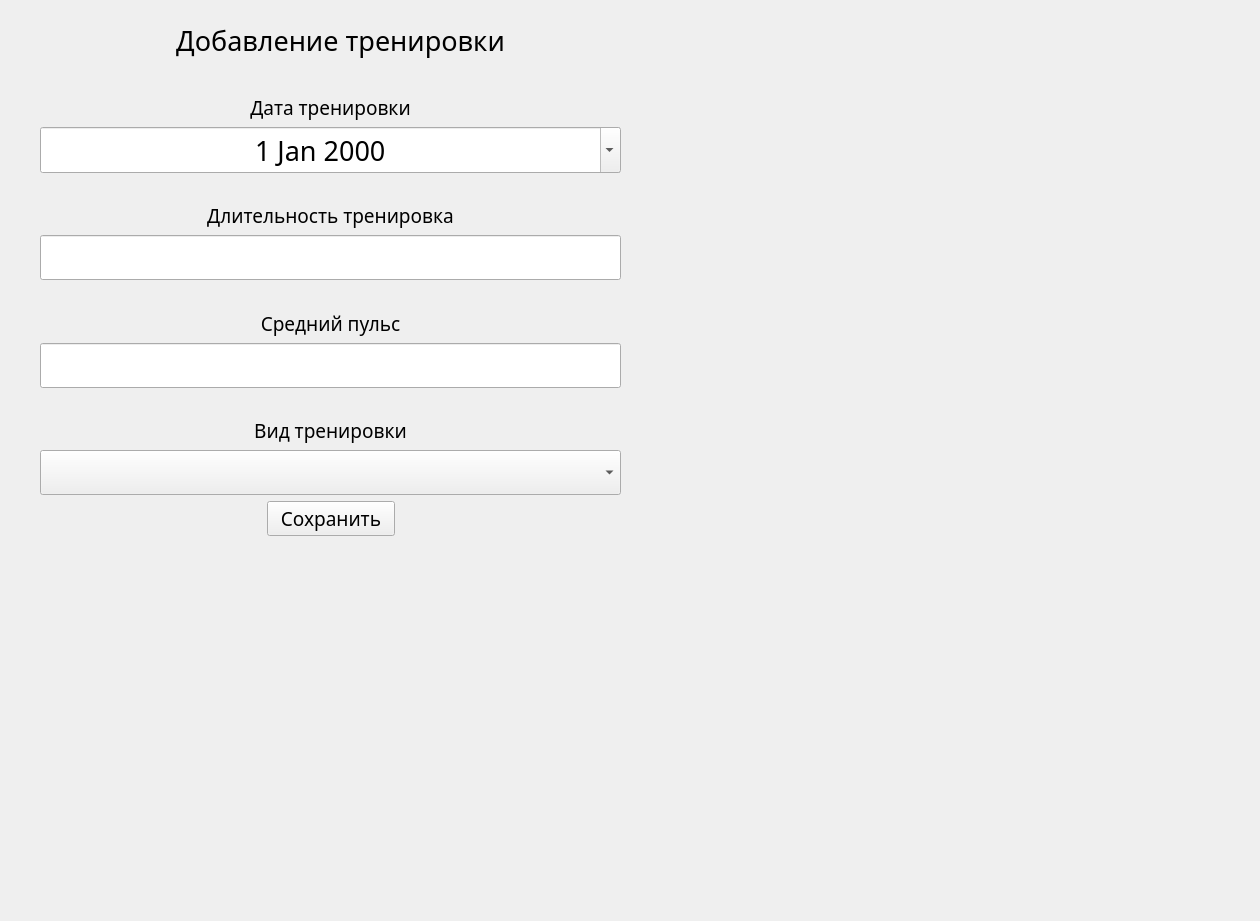
<?xml version="1.0" encoding="UTF-8"?>
<ui version="4.0">
 <class>Form</class>
 <widget class="QWidget" name="Form">
  <property name="geometry">
   <rect>
    <x>0</x>
    <y>0</y>
    <width>1260</width>
    <height>921</height>
   </rect>
  </property>
  <property name="windowTitle">
   <string>Form</string>
  </property>
  <widget class="QStackedWidget" name="stackedWidget">
   <property name="geometry">
    <rect>
     <x>0</x>
     <y>0</y>
     <width>721</width>
     <height>721</height>
    </rect>
   </property>
   <property name="font">
    <font>
     <family>Sitka Heading</family>
    </font>
   </property>
   <property name="currentIndex">
    <number>2</number>
   </property>
   <widget class="QWidget" name="page">
    <widget class="QListView" name="meal_search_list">
     <property name="geometry">
      <rect>
       <x>50</x>
       <y>100</y>
       <width>311</width>
       <height>381</height>
      </rect>
     </property>
     <property name="font">
      <font>
       <family>Sitka Heading</family>
      </font>
     </property>
    </widget>
    <widget class="QTextEdit" name="search_bar">
     <property name="geometry">
      <rect>
       <x>50</x>
       <y>60</y>
       <width>311</width>
       <height>31</height>
      </rect>
     </property>
     <property name="font">
      <font>
       <family>Sitka Heading</family>
      </font>
     </property>
    </widget>
    <widget class="QPushButton" name="pushButton">
     <property name="geometry">
      <rect>
       <x>390</x>
       <y>40</y>
       <width>51</width>
       <height>51</height>
      </rect>
     </property>
     <property name="font">
      <font>
       <family>Sitka Heading</family>
       <pointsize>16</pointsize>
      </font>
     </property>
     <property name="styleSheet">
      <string notr="true"/>
     </property>
     <property name="text">
      <string>+</string>
     </property>
    </widget>
    <widget class="QLabel" name="label">
     <property name="geometry">
      <rect>
       <x>20</x>
       <y>20</y>
       <width>361</width>
       <height>31</height>
      </rect>
     </property>
     <property name="font">
      <font>
       <family>Sitka Heading</family>
       <pointsize>16</pointsize>
      </font>
     </property>
     <property name="text">
      <string>Список добавленной еды</string>
     </property>
     <property name="alignment">
      <set>Qt::AlignCenter</set>
     </property>
    </widget>
    <widget class="QWidget" name="verticalLayoutWidget">
     <property name="geometry">
      <rect>
       <x>440</x>
       <y>40</y>
       <width>211</width>
       <height>433</height>
      </rect>
     </property>
     <layout class="QVBoxLayout" name="verticalLayout">
      <item>
       <widget class="QLabel" name="label_2">
        <property name="font">
         <font>
          <family>Sitka Heading</family>
          <pointsize>12</pointsize>
         </font>
        </property>
        <property name="styleSheet">
         <string notr="true"/>
        </property>
        <property name="text">
         <string>Название</string>
        </property>
        <property name="alignment">
         <set>Qt::AlignBottom|Qt::AlignHCenter</set>
        </property>
       </widget>
      </item>
      <item>
       <widget class="QLineEdit" name="lineEdit">
        <property name="font">
         <font>
          <family>Sitka Heading</family>
          <pointsize>10</pointsize>
         </font>
        </property>
       </widget>
      </item>
      <item>
       <widget class="QLabel" name="label_3">
        <property name="font">
         <font>
          <family>Sitka Heading</family>
          <pointsize>12</pointsize>
         </font>
        </property>
        <property name="text">
         <string>Вес(гр.)</string>
        </property>
        <property name="alignment">
         <set>Qt::AlignBottom|Qt::AlignHCenter</set>
        </property>
       </widget>
      </item>
      <item>
       <widget class="QLineEdit" name="lineEdit_2">
        <property name="font">
         <font>
          <family>Sitka Heading</family>
          <pointsize>10</pointsize>
         </font>
        </property>
       </widget>
      </item>
      <item>
       <widget class="QLabel" name="label_4">
        <property name="font">
         <font>
          <family>Sitka Heading</family>
          <pointsize>12</pointsize>
         </font>
        </property>
        <property name="text">
         <string>Белки</string>
        </property>
        <property name="alignment">
         <set>Qt::AlignBottom|Qt::AlignHCenter</set>
        </property>
       </widget>
      </item>
      <item>
       <widget class="QLineEdit" name="lineEdit_3">
        <property name="font">
         <font>
          <family>Sitka Heading</family>
          <pointsize>10</pointsize>
         </font>
        </property>
       </widget>
      </item>
      <item>
       <widget class="QLabel" name="label_5">
        <property name="font">
         <font>
          <family>Sitka Heading</family>
          <pointsize>12</pointsize>
         </font>
        </property>
        <property name="text">
         <string>Углеводы</string>
        </property>
        <property name="alignment">
         <set>Qt::AlignBottom|Qt::AlignHCenter</set>
        </property>
       </widget>
      </item>
      <item>
       <widget class="QLineEdit" name="lineEdit_4">
        <property name="font">
         <font>
          <family>Sitka Heading</family>
          <pointsize>10</pointsize>
         </font>
        </property>
       </widget>
      </item>
      <item>
       <widget class="QLabel" name="label_6">
        <property name="font">
         <font>
          <family>Sitka Heading</family>
          <pointsize>12</pointsize>
         </font>
        </property>
        <property name="text">
         <string>Жиры</string>
        </property>
        <property name="alignment">
         <set>Qt::AlignBottom|Qt::AlignHCenter</set>
        </property>
       </widget>
      </item>
      <item>
       <widget class="QLineEdit" name="lineEdit_5">
        <property name="font">
         <font>
          <family>Sitka Heading</family>
          <pointsize>10</pointsize>
         </font>
        </property>
       </widget>
      </item>
      <item>
       <widget class="QLabel" name="label_7">
        <property name="font">
         <font>
          <family>Sitka Heading</family>
          <pointsize>12</pointsize>
         </font>
        </property>
        <property name="text">
         <string>Калорийность</string>
        </property>
        <property name="alignment">
         <set>Qt::AlignBottom|Qt::AlignHCenter</set>
        </property>
       </widget>
      </item>
      <item>
       <widget class="QLineEdit" name="lineEdit_6">
        <property name="font">
         <font>
          <family>Sitka Heading</family>
          <pointsize>10</pointsize>
         </font>
        </property>
       </widget>
      </item>
     </layout>
    </widget>
   </widget>
   <widget class="QWidget" name="page_4">
    <widget class="QWidget" name="gridLayoutWidget">
     <property name="geometry">
      <rect>
       <x>30</x>
       <y>0</y>
       <width>611</width>
       <height>680</height>
      </rect>
     </property>
     <layout class="QGridLayout" name="gridLayout">
      <item row="8" column="0">
       <layout class="QVBoxLayout" name="verticalLayout_4">
        <item>
         <widget class="QLabel" name="label_16">
          <property name="font">
           <font>
            <family>Sitka Heading</family>
            <pointsize>12</pointsize>
           </font>
          </property>
          <property name="styleSheet">
           <string notr="true"/>
          </property>
          <property name="text">
           <string>Название</string>
          </property>
          <property name="alignment">
           <set>Qt::AlignBottom|Qt::AlignHCenter</set>
          </property>
         </widget>
        </item>
        <item>
         <widget class="QLineEdit" name="NameAddMeal">
          <property name="font">
           <font>
            <family>Sitka Heading</family>
            <pointsize>10</pointsize>
           </font>
          </property>
         </widget>
        </item>
        <item>
         <widget class="QLabel" name="label_17">
          <property name="font">
           <font>
            <family>Sitka Heading</family>
            <pointsize>12</pointsize>
           </font>
          </property>
          <property name="text">
           <string>гр./мл</string>
          </property>
          <property name="alignment">
           <set>Qt::AlignBottom|Qt::AlignHCenter</set>
          </property>
         </widget>
        </item>
        <item>
         <widget class="QComboBox" name="WeightAdd">
          <property name="font">
           <font>
            <pointsize>14</pointsize>
           </font>
          </property>
         </widget>
        </item>
        <item>
         <widget class="QLabel" name="label_18">
          <property name="font">
           <font>
            <family>Sitka Heading</family>
            <pointsize>12</pointsize>
           </font>
          </property>
          <property name="text">
           <string>Белки</string>
          </property>
          <property name="alignment">
           <set>Qt::AlignBottom|Qt::AlignHCenter</set>
          </property>
         </widget>
        </item>
        <item>
         <widget class="QLineEdit" name="ProteinAdd">
          <property name="font">
           <font>
            <family>Sitka Heading</family>
            <pointsize>10</pointsize>
           </font>
          </property>
         </widget>
        </item>
        <item>
         <widget class="QLabel" name="label_19">
          <property name="font">
           <font>
            <family>Sitka Heading</family>
            <pointsize>12</pointsize>
           </font>
          </property>
          <property name="text">
           <string>Углеводы</string>
          </property>
          <property name="alignment">
           <set>Qt::AlignBottom|Qt::AlignHCenter</set>
          </property>
         </widget>
        </item>
        <item>
         <widget class="QLineEdit" name="CarbonsAdd">
          <property name="font">
           <font>
            <family>Sitka Heading</family>
            <pointsize>10</pointsize>
           </font>
          </property>
         </widget>
        </item>
        <item>
         <widget class="QLabel" name="label_20">
          <property name="font">
           <font>
            <family>Sitka Heading</family>
            <pointsize>12</pointsize>
           </font>
          </property>
          <property name="text">
           <string>Жиры</string>
          </property>
          <property name="alignment">
           <set>Qt::AlignBottom|Qt::AlignHCenter</set>
          </property>
         </widget>
        </item>
        <item>
         <widget class="QLineEdit" name="FatsAdd">
          <property name="font">
           <font>
            <family>Sitka Heading</family>
            <pointsize>10</pointsize>
           </font>
          </property>
         </widget>
        </item>
        <item>
         <widget class="QLabel" name="label_21">
          <property name="font">
           <font>
            <family>Sitka Heading</family>
            <pointsize>12</pointsize>
           </font>
          </property>
          <property name="text">
           <string>Калорийность</string>
          </property>
          <property name="alignment">
           <set>Qt::AlignBottom|Qt::AlignHCenter</set>
          </property>
         </widget>
        </item>
        <item>
         <widget class="QLineEdit" name="CaloriesAdd">
          <property name="font">
           <font>
            <family>Sitka Heading</family>
            <pointsize>10</pointsize>
           </font>
          </property>
         </widget>
        </item>
       </layout>
      </item>
      <item row="3" column="0">
       <spacer name="verticalSpacer_5">
        <property name="orientation">
         <enum>Qt::Vertical</enum>
        </property>
        <property name="sizeHint" stdset="0">
         <size>
          <width>20</width>
          <height>40</height>
         </size>
        </property>
       </spacer>
      </item>
      <item row="7" column="1">
       <layout class="QGridLayout" name="gridLayout_6"/>
      </item>
      <item row="0" column="0">
       <widget class="QLabel" name="AddNewMeal">
        <property name="font">
         <font>
          <family>Sitka Heading</family>
          <pointsize>16</pointsize>
         </font>
        </property>
        <property name="text">
         <string>Добавить новую еду</string>
        </property>
        <property name="alignment">
         <set>Qt::AlignCenter</set>
        </property>
       </widget>
      </item>
      <item row="8" column="1">
       <layout class="QVBoxLayout" name="verticalLayout_7">
        <item>
         <layout class="QHBoxLayout" name="horizontalLayout_5">
          <item>
           <widget class="QPushButton" name="AddMealButton">
            <property name="font">
             <font>
              <family>Sitka Heading</family>
              <pointsize>16</pointsize>
             </font>
            </property>
            <property name="styleSheet">
             <string notr="true"/>
            </property>
            <property name="text">
             <string>+</string>
            </property>
           </widget>
          </item>
          <item>
           <spacer name="horizontalSpacer_4">
            <property name="orientation">
             <enum>Qt::Horizontal</enum>
            </property>
            <property name="sizeHint" stdset="0">
             <size>
              <width>40</width>
              <height>20</height>
             </size>
            </property>
           </spacer>
          </item>
         </layout>
        </item>
        <item>
         <spacer name="verticalSpacer_6">
          <property name="orientation">
           <enum>Qt::Vertical</enum>
          </property>
          <property name="sizeHint" stdset="0">
           <size>
            <width>20</width>
            <height>40</height>
           </size>
          </property>
         </spacer>
        </item>
       </layout>
      </item>
      <item row="9" column="0">
       <layout class="QGridLayout" name="gridLayout_4"/>
      </item>
      <item row="6" column="0">
       <spacer name="verticalSpacer_4">
        <property name="orientation">
         <enum>Qt::Vertical</enum>
        </property>
        <property name="sizeType">
         <enum>QSizePolicy::Fixed</enum>
        </property>
        <property name="sizeHint" stdset="0">
         <size>
          <width>20</width>
          <height>100</height>
         </size>
        </property>
       </spacer>
      </item>
      <item row="1" column="2">
       <layout class="QVBoxLayout" name="verticalLayout_9"/>
      </item>
      <item row="5" column="4">
       <layout class="QVBoxLayout" name="verticalLayout_8"/>
      </item>
      <item row="5" column="0">
       <widget class="QTextEdit" name="AddBar">
        <property name="font">
         <font>
          <family>Sitka Heading</family>
         </font>
        </property>
       </widget>
      </item>
      <item row="5" column="1">
       <layout class="QGridLayout" name="gridLayout_2">
        <item row="0" column="0">
         <spacer name="verticalSpacer_3">
          <property name="orientation">
           <enum>Qt::Vertical</enum>
          </property>
          <property name="sizeHint" stdset="0">
           <size>
            <width>20</width>
            <height>40</height>
           </size>
          </property>
         </spacer>
        </item>
       </layout>
      </item>
      <item row="4" column="0">
       <layout class="QGridLayout" name="gridLayout_5"/>
      </item>
     </layout>
    </widget>
   </widget>
   <widget class="QWidget" name="page_3">
    <widget class="QLabel" name="AddingTraining">
     <property name="geometry">
      <rect>
       <x>30</x>
       <y>20</y>
       <width>621</width>
       <height>41</height>
      </rect>
     </property>
     <property name="font">
      <font>
       <family>Sitka Heading</family>
       <pointsize>20</pointsize>
      </font>
     </property>
     <property name="text">
      <string>Добавление тренировки</string>
     </property>
     <property name="alignment">
      <set>Qt::AlignCenter</set>
     </property>
    </widget>
    <widget class="QWidget" name="verticalLayoutWidget_3">
     <property name="geometry">
      <rect>
       <x>40</x>
       <y>70</y>
       <width>581</width>
       <height>466</height>
      </rect>
     </property>
     <layout class="QVBoxLayout" name="verticalLayout_3">
      <item>
       <widget class="QLabel" name="TrainingDate">
        <property name="font">
         <font>
          <family>Sitka Heading</family>
          <pointsize>14</pointsize>
         </font>
        </property>
        <property name="text">
         <string>Дата тренировки</string>
        </property>
        <property name="alignment">
         <set>Qt::AlignBottom|Qt::AlignHCenter</set>
        </property>
       </widget>
      </item>
      <item>
       <widget class="QDateEdit" name="dateEdit">
        <property name="font">
         <font>
          <family>Sitka Heading</family>
          <pointsize>20</pointsize>
         </font>
        </property>
        <property name="alignment">
         <set>Qt::AlignCenter</set>
        </property>
        <property name="accelerated">
         <bool>false</bool>
        </property>
        <property name="calendarPopup">
         <bool>true</bool>
        </property>
       </widget>
      </item>
      <item>
       <widget class="QLabel" name="TrainingLong">
        <property name="font">
         <font>
          <family>Sitka Heading</family>
          <pointsize>14</pointsize>
         </font>
        </property>
        <property name="text">
         <string>Длительность тренировка</string>
        </property>
        <property name="alignment">
         <set>Qt::AlignBottom|Qt::AlignHCenter</set>
        </property>
       </widget>
      </item>
      <item>
       <widget class="QLineEdit" name="longEdit">
        <property name="font">
         <font>
          <family>Sitka Heading</family>
          <pointsize>20</pointsize>
         </font>
        </property>
       </widget>
      </item>
      <item>
       <widget class="QLabel" name="label_10">
        <property name="font">
         <font>
          <family>Sitka Heading</family>
          <pointsize>14</pointsize>
         </font>
        </property>
        <property name="text">
         <string>Средний пульс</string>
        </property>
        <property name="alignment">
         <set>Qt::AlignBottom|Qt::AlignHCenter</set>
        </property>
       </widget>
      </item>
      <item>
       <widget class="QLineEdit" name="lineEdit_10">
        <property name="font">
         <font>
          <family>Sitka Heading</family>
          <pointsize>20</pointsize>
         </font>
        </property>
       </widget>
      </item>
      <item>
       <widget class="QLabel" name="label_14">
        <property name="font">
         <font>
          <family>Sitka Heading</family>
          <pointsize>14</pointsize>
         </font>
        </property>
        <property name="text">
         <string>Вид тренировки</string>
        </property>
        <property name="alignment">
         <set>Qt::AlignBottom|Qt::AlignHCenter</set>
        </property>
       </widget>
      </item>
      <item>
       <widget class="QComboBox" name="comboBox">
        <property name="font">
         <font>
          <family>Sitka Heading</family>
          <pointsize>20</pointsize>
         </font>
        </property>
       </widget>
      </item>
      <item>
       <layout class="QHBoxLayout" name="horizontalLayout">
        <item>
         <spacer name="horizontalSpacer">
          <property name="orientation">
           <enum>Qt::Horizontal</enum>
          </property>
          <property name="sizeHint" stdset="0">
           <size>
            <width>40</width>
            <height>20</height>
           </size>
          </property>
         </spacer>
        </item>
        <item>
         <widget class="QPushButton" name="pushButton_3">
          <property name="font">
           <font>
            <family>Sitka Heading</family>
            <pointsize>14</pointsize>
           </font>
          </property>
          <property name="text">
           <string>  Сохранить  </string>
          </property>
         </widget>
        </item>
        <item>
         <spacer name="horizontalSpacer_2">
          <property name="font">
           <font>
            <family>Sitka Heading</family>
           </font>
          </property>
          <property name="orientation">
           <enum>Qt::Horizontal</enum>
          </property>
          <property name="sizeHint" stdset="0">
           <size>
            <width>40</width>
            <height>20</height>
           </size>
          </property>
         </spacer>
        </item>
       </layout>
      </item>
     </layout>
    </widget>
   </widget>
   <widget class="QWidget" name="page_2">
    <widget class="QWidget" name="verticalLayoutWidget_2">
     <property name="geometry">
      <rect>
       <x>60</x>
       <y>80</y>
       <width>541</width>
       <height>401</height>
      </rect>
     </property>
     <layout class="QVBoxLayout" name="verticalLayout_2" stretch="0,0,0,0">
      <item>
       <layout class="QVBoxLayout" name="verticalLayout_5">
        <item>
         <widget class="QLabel" name="label_8">
          <property name="font">
           <font>
            <family>Sitka Heading</family>
            <pointsize>20</pointsize>
           </font>
          </property>
          <property name="text">
           <string>Добавление приёма жидкости</string>
          </property>
          <property name="alignment">
           <set>Qt::AlignCenter</set>
          </property>
         </widget>
        </item>
        <item>
         <spacer name="verticalSpacer_2">
          <property name="orientation">
           <enum>Qt::Vertical</enum>
          </property>
          <property name="sizeHint" stdset="0">
           <size>
            <width>20</width>
            <height>40</height>
           </size>
          </property>
         </spacer>
        </item>
        <item>
         <widget class="Line" name="line">
          <property name="orientation">
           <enum>Qt::Horizontal</enum>
          </property>
         </widget>
        </item>
        <item>
         <widget class="Line" name="line_3">
          <property name="orientation">
           <enum>Qt::Vertical</enum>
          </property>
         </widget>
        </item>
        <item>
         <widget class="QLabel" name="label_9">
          <property name="font">
           <font>
            <family>Sitka Heading</family>
            <pointsize>16</pointsize>
           </font>
          </property>
          <property name="text">
           <string>Объем воды</string>
          </property>
          <property name="alignment">
           <set>Qt::AlignCenter</set>
          </property>
         </widget>
        </item>
        <item>
         <widget class="Line" name="line_4">
          <property name="orientation">
           <enum>Qt::Vertical</enum>
          </property>
         </widget>
        </item>
        <item>
         <layout class="QHBoxLayout" name="horizontalLayout_2">
          <item>
           <layout class="QVBoxLayout" name="verticalLayout_6"/>
          </item>
          <item>
           <widget class="QLineEdit" name="lineEdit_7">
            <property name="font">
             <font>
              <family>Sitka Heading</family>
              <pointsize>14</pointsize>
             </font>
            </property>
           </widget>
          </item>
         </layout>
        </item>
       </layout>
      </item>
      <item>
       <widget class="Line" name="line_2">
        <property name="orientation">
         <enum>Qt::Horizontal</enum>
        </property>
       </widget>
      </item>
      <item>
       <spacer name="verticalSpacer">
        <property name="orientation">
         <enum>Qt::Vertical</enum>
        </property>
        <property name="sizeHint" stdset="0">
         <size>
          <width>20</width>
          <height>100</height>
         </size>
        </property>
       </spacer>
      </item>
      <item>
       <widget class="QPushButton" name="pushButton_2">
        <property name="font">
         <font>
          <family>Sitka Heading</family>
          <pointsize>14</pointsize>
         </font>
        </property>
        <property name="text">
         <string>Добавить</string>
        </property>
       </widget>
      </item>
     </layout>
    </widget>
   </widget>
  </widget>
 </widget>
 <resources/>
 <connections/>
</ui>
